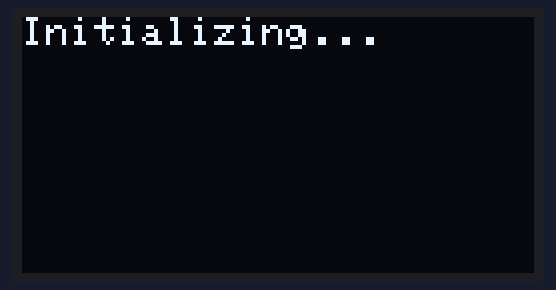
Bench run of a sketch on a simulated ESP32. On the bench: 128×64 one-colour display. WiFi joins after 1.5 s; servers stay silent unless stated; uploads are accepted with an empty reply; what the sketch prints to the serial monitor is not drawn.

Above: at 0.1 s.
At 3.7 s:
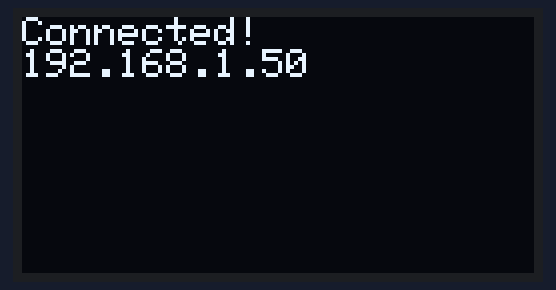
At 5.7 s:
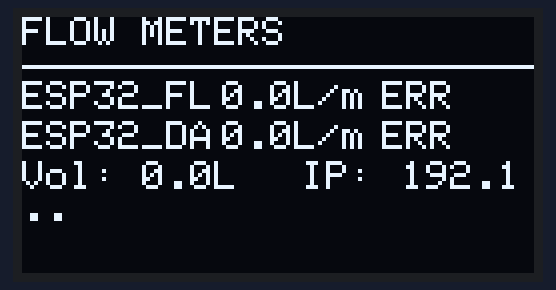

Measured:
- what the display in image 1 shows lasts 2.0 s, from 3.6 s to 5.6 s

The sketch:

multi_device_oled_display_firmware.ino
```cpp
/*
 * Firmware Display Multi-IoT Water Flow Meter untuk ESP32
 *
 * Firmware ini mengambil data dari API server backend dan menampilkannya
 * pada layar OLED SSD1306 0.96" I2C untuk beberapa perangkat
 */

#include <WiFi.h>
#include <HTTPClient.h>
#include <ArduinoJson.h>
#include <Wire.h>
#include <Adafruit_GFX.h>
#include <Adafruit_SSD1306.h>

// Konfigurasi WiFi
const char* ssid = "YOUR_WIFI_SSID";        // Ganti dengan SSID WiFi Anda
const char* password = "YOUR_WIFI_PASSWORD"; // Ganti dengan password WiFi Anda

// Konfigurasi server API
const char* serverUrl = "http://192.168.1.10/FLOW_METER_SENSOR_2.0/flow_meter_app/backend/api/get_latest_reading.php"; // Ganti dengan IP server Anda

// Daftar device ID yang akan ditampilkan (ubah sesuai kebutuhan)
const int MAX_DEVICES = 3; // Maksimum 3 perangkat
String deviceIds[MAX_DEVICES] = {"ESP32_FLOW_METER_001", "ESP32_DAPUR", "ESP32_KAMAR_MANDI"};
int validDeviceCount = 3; // Jumlah perangkat valid

// Struktur untuk menyimpan data per perangkat
struct DeviceData {
  String deviceId;
  float flow_rate;
  float total_volume;
  String timestamp;
  bool valid;
};

DeviceData devices[MAX_DEVICES];

// Konfigurasi layar OLED SSD1306 0.96"
#define SCREEN_WIDTH 128
#define SCREEN_HEIGHT 64
#define OLED_RESET -1
Adafruit_SSD1306 display(SCREEN_WIDTH, SCREEN_HEIGHT, &Wire, OLED_RESET);

// Interval pengambilan data (dalam ms)
const unsigned long UPDATE_INTERVAL = 10000; // Ambil data setiap 10 detik
unsigned long lastUpdate = 0;

void setup() {
  Serial.begin(115200);

  // Inisialisasi layar OLED
  if(!display.begin(SSD1306_SWITCHCAPVCC, 0x3C)) { // Alamat I2C 0x3C adalah default untuk SSD1306
    Serial.println(F("SSD1306 allocation failed"));
    for(;;); // Hentikan program jika layar tidak ditemukan
  }

  display.clearDisplay();
  display.setTextSize(1);
  display.setTextColor(SSD1306_WHITE);
  display.setCursor(0,0);
  display.println("Initializing...");
  display.display();
  delay(2000);

  // Setup WiFi
  WiFi.begin(ssid, password);
  Serial.println("Connecting to WiFi...");

  display.clearDisplay();
  display.setCursor(0,0);
  display.println("Connecting to");
  display.println(ssid);
  display.display();

  while (WiFi.status() != WL_CONNECTED) {
    delay(500);
    Serial.print(".");
  }

  Serial.println("\nWiFi connected!");
  Serial.print("IP address: ");
  Serial.println(WiFi.localIP());

  display.clearDisplay();
  display.setCursor(0,0);
  display.println("Connected!");
  display.println(WiFi.localIP());
  display.display();
  delay(2000);

  // Inisialisasi data perangkat
  for(int i = 0; i < MAX_DEVICES; i++) {
    devices[i].deviceId = deviceIds[i];
    devices[i].flow_rate = 0.0;
    devices[i].total_volume = 0.0;
    devices[i].timestamp = "N/A";
    devices[i].valid = false;
  }
}

void loop() {
  unsigned long currentTime = millis();

  // Ambil data dari server secara berkala
  if (currentTime - lastUpdate >= UPDATE_INTERVAL) {
    fetchAllDataFromAPI();
    lastUpdate = currentTime;
  }

  // Tampilkan data terbaru di layar
  displayMultiDeviceData();

  delay(100); // Delay kecil untuk stabilitas
}

void fetchAllDataFromAPI() {
  Serial.println("Fetching data for all devices...");

  for(int i = 0; i < validDeviceCount; i++) {
    fetchDataForDevice(deviceIds[i], i);
    delay(1000); // Delay antar permintaan untuk menghindari flooding server
  }
}

void fetchDataForDevice(String deviceId, int deviceIndex) {
  if (WiFi.status() == WL_CONNECTED) {
    HTTPClient http;

    // URL untuk mengambil data dengan filter device_id (endpoint baru lebih ringkas)
    String requestUrl = String(serverUrl) + "?device_id=" + deviceId;

    http.begin(requestUrl);
    http.addHeader("Content-Type", "application/json");

    int httpResponseCode = http.GET();

    if (httpResponseCode > 0) {
      String response = http.getString();
      Serial.println("HTTP Response code for " + deviceId + ": " + String(httpResponseCode));
      Serial.println("Response: " + response);

      // Parse JSON response
      DynamicJsonDocument doc(512); // Buffer lebih kecil karena data lebih ringkas
      DeserializationError error = deserializeJson(doc, response);

      if (error == DeserializationError::Ok) {
        // Endpoint baru langsung mengembalikan objek data bukan array
        JsonObject root = doc.as<JsonObject>();

        // Ambil data dari JSON
        devices[deviceIndex].flow_rate = root["flow_rate"] | 0.0;
        devices[deviceIndex].total_volume = root["total_volume"] | 0.0;
        devices[deviceIndex].timestamp = root["reading_time"] | "N/A";
        devices[deviceIndex].valid = true;

        Serial.println("Device " + deviceId + " - Flow Rate: " + String(devices[deviceIndex].flow_rate, 2) + " L/min");
        Serial.println("Device " + deviceId + " - Total Volume: " + String(devices[deviceIndex].total_volume, 2) + " L");
        Serial.println("Device " + deviceId + " - Timestamp: " + devices[deviceIndex].timestamp);
      } else {
        Serial.println("JSON Parse Error for " + deviceId + ": " + String(error.c_str()));
        setErrorDataForDevice(deviceIndex);
      }
    } else {
      Serial.print("Error fetching data for " + deviceId + ". HTTP Code: ");
      Serial.println(httpResponseCode);
      setErrorDataForDevice(deviceIndex);
    }

    http.end();
  } else {
    Serial.println("WiFi not connected, cannot fetch data for " + deviceId);
    setErrorDataForDevice(deviceIndex);
  }
}

void setErrorDataForDevice(int deviceIndex) {
  // Set nilai default ketika terjadi error
  devices[deviceIndex].flow_rate = 0.0;
  devices[deviceIndex].total_volume = 0.0;
  devices[deviceIndex].timestamp = "Error";
  devices[deviceIndex].valid = false;
}

void displayMultiDeviceData() {
  display.clearDisplay();
  display.setTextSize(1);
  display.setCursor(0, 0);

  // Header
  display.println("FLOW METERS");
  display.drawLine(0, 12, 127, 12, SSD1306_WHITE);

  int yPos = 16;
  int devicesDisplayed = 0;

  // Tampilkan data untuk setiap perangkat
  for(int i = 0; i < validDeviceCount && devicesDisplayed < 2; i++) { // Batasi tampilan untuk 2 perangkat agar tidak terlalu padat
    if(yPos > 50) break; // Jika sudah hampir penuh, hentikan

    display.setCursor(0, yPos);

    String status = devices[i].valid ? "OK" : "ERR";
    String deviceName = devices[i].deviceId.substring(0, 8); // Ambil 8 karakter pertama

    display.print(deviceName + ":");
    display.setCursor(50, yPos);
    display.print(String(devices[i].flow_rate, 1) + "L/m");
    display.setCursor(90, yPos);
    display.print(status);

    yPos += 10; // Pindah baris
    devicesDisplayed++;
  }

  // Jika masih ada ruang, tampilkan informasi tambahan
  if(yPos < 50) {
    display.setCursor(0, yPos);
    display.print("Vol:");
    display.setCursor(30, yPos);
    display.print(String(devices[0].total_volume, 1) + "L");

    display.setCursor(70, yPos);
    display.print("IP:");
    display.setCursor(95, yPos);
    display.print(WiFi.localIP().toString().substring(0, 5) + "..");
  }

  display.display();
}
```
